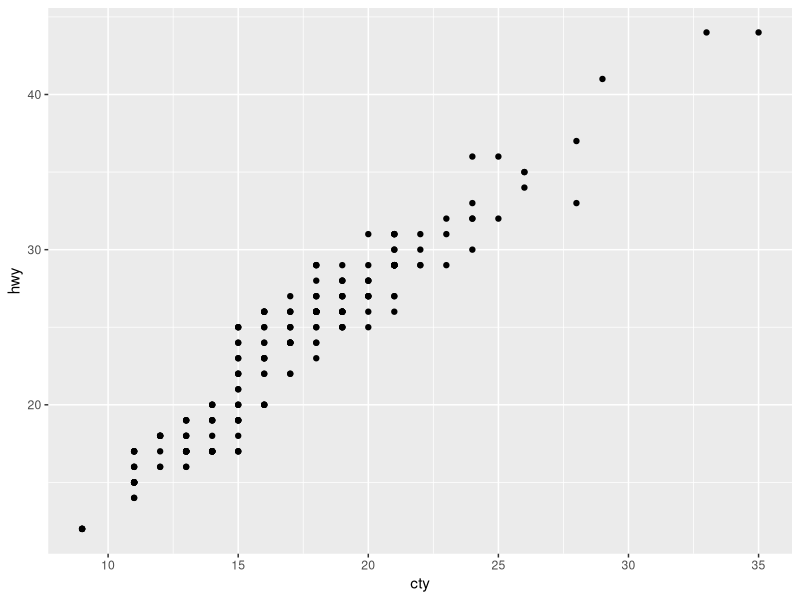
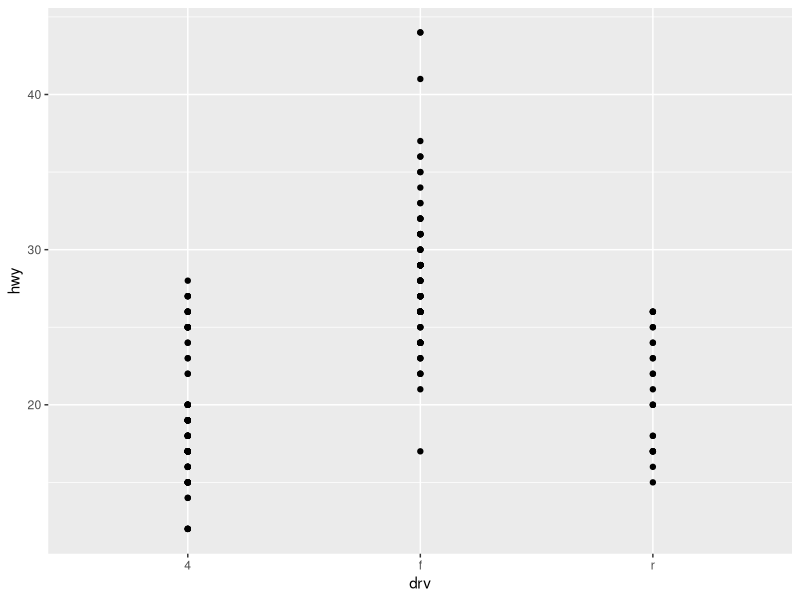
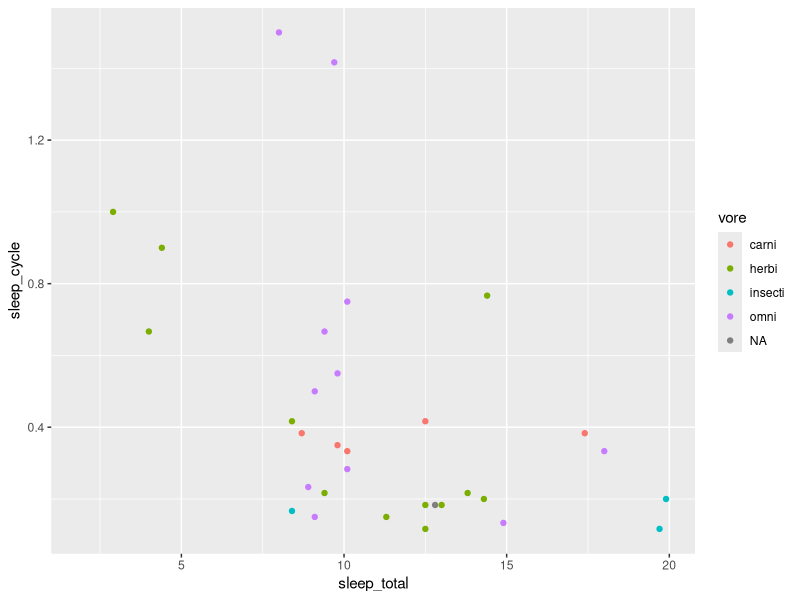
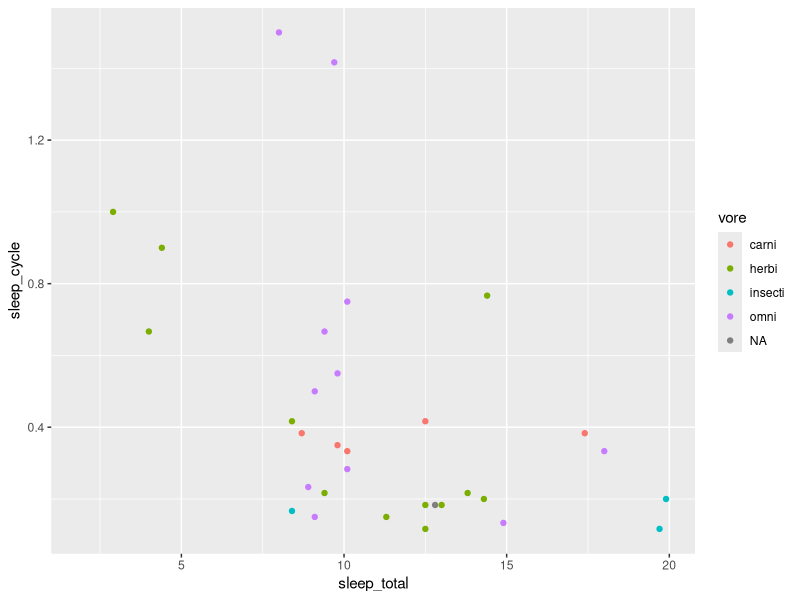
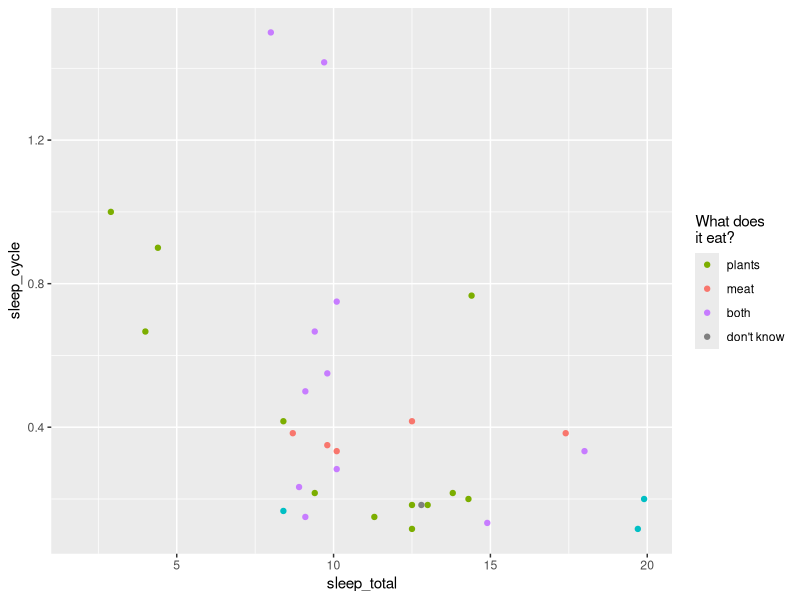
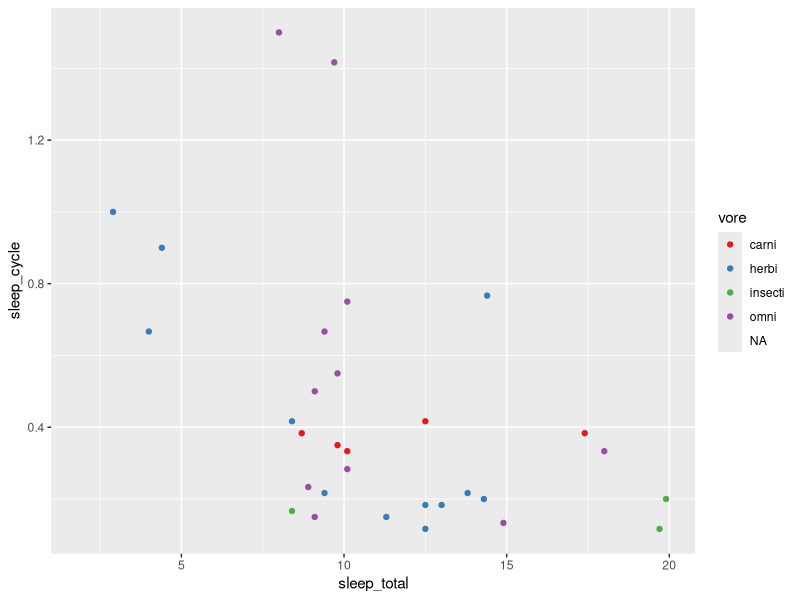
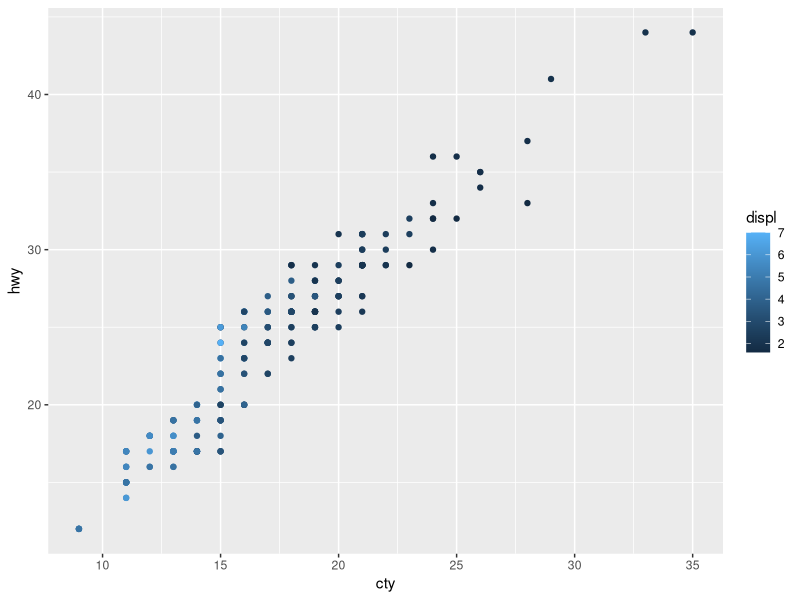
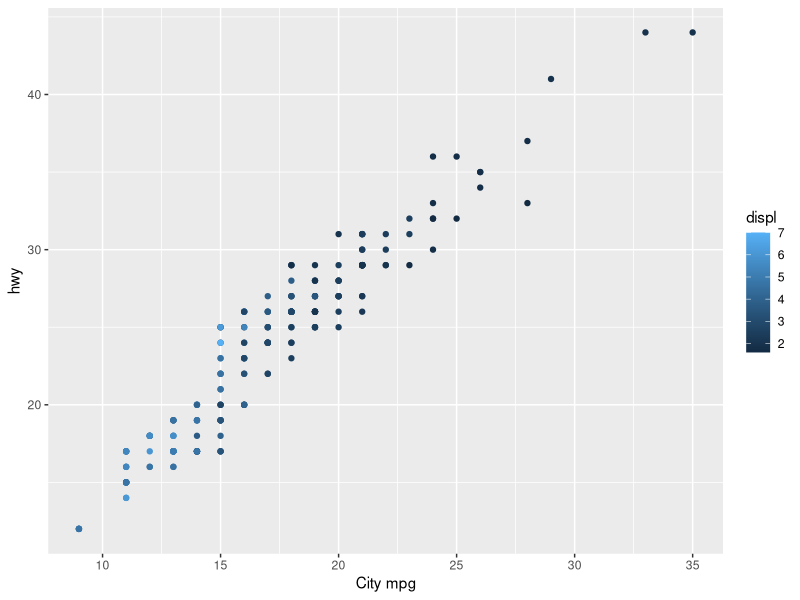

Here is the R script that generated these plots, in order: (Note: this script raises an error after producing the figures.)
## ---- chunk 1
library(ggplot2)
plot <- qplot(cty, hwy, data = mpg)
plot

plot + aes(x = drv)
## ---- chunk 2
p <- qplot(sleep_total, sleep_cycle, data = msleep, colour = vore)
p 
# Explicitly add the default scale
p + scale_colour_hue()

# Adjust parameters of the default, here changing the appearance 
# of the legend
p + scale_colour_hue("What does\nit eat?", 
   breaks = c("herbi", "carni", "omni", NA), 
   labels = c("plants", "meat", "both", "don't know"))

# Use a different scale
p + scale_colour_brewer(palette = "Set1")
## ---- chunk 3
p <- qplot(cty, hwy, data = mpg, colour = displ)
p
p + scale_x_continuous("City mpg")
p + xlab("City mpg")
p + ylab("Highway mpg")
p + labs(x = "City mpg", y = "Highway", colour = "Displacement")
p + xlab(expression(frac(miles, gallon)))
## ---- chunk 4
p <- qplot(cyl, wt, data = mtcars)
p
p + scale_x_continuous(breaks = c(4, 8))
p + scale_x_continuous(limits = c(4, 8))
p <- qplot(wt, cyl, data = mtcars, colour = cyl)
p
p + scale_colour_gradient(breaks = c(5.5, 6.5))
p + scale_colour_gradient(limits = c(5.5, 6.5))
## ---- chunk 5
# Khác nhau giữa log scale và log data: tên các trục khác nhau
qplot(log10(carat), log10(price), data = diamonds)
qplot(carat, price, data = diamonds) + 
  scale_x_log10() + scale_y_log10()
## ---- chunk 6
plot <- qplot(date, psavert, data = economics, geom = "line") + 
  ylab("Personal savings rate") +
  geom_hline(xintercept = 0, colour = "grey50")
plot
# Cần thêm thư viện 'scales'
library(scales)
plot + scale_x_date(breaks = date_breaks("10 years"))
plot + scale_x_date(
  limits = as.Date(c("2004-01-01", "2005-01-01")),
  labels = date_format("%Y-%m-%d")
)
## ---- chunk 7
# gradient và gradient2
f2d <- with(faithful, MASS::kde2d(eruptions, waiting, 
  h = c(1, 10), n = 50))
df <- with(f2d, cbind(expand.grid(x, y), as.vector(z)))
names(df) <- c("eruptions", "waiting", "density")
erupt <- ggplot(df, aes(waiting, eruptions, fill = density)) +
  geom_tile() +
  scale_x_continuous(expand = c(0, 0)) + 
  scale_y_continuous(expand = c(0, 0))
erupt + scale_fill_gradient(limits = c(0, 0.04))
erupt + scale_fill_gradient(limits = c(0, 0.04), 
  low = "white", high = "black") 
erupt + scale_fill_gradient2(limits = c(-0.04, 0.04), 
  midpoint = mean(df$density)) 

# gradientn
library(vcd)
fill_gradn <- function(pal) {
  scale_fill_gradientn(colours = pal(7), limits = c(0, 0.04))
}
# Tải thêm thư viện `colorspace`
library(colorspace)
erupt + fill_gradn(rainbow_hcl)
erupt + fill_gradn(diverge_hcl)
erupt + fill_gradn(heat_hcl)

# 3 ColorBrewer palettes
point <- qplot(brainwt, bodywt, data = msleep, log = "xy", 
  colour = vore)
area <- qplot(log10(brainwt), data = msleep, fill = vore, 
  binwidth = 1)
# Chú ý 'pal=' không làm việc, phải dùng 'palette=', không hiểu
# tại sao.
point + scale_colour_brewer(palette = "Set1")
point + scale_colour_brewer(palette = "Set2")
point + scale_colour_brewer(palette = "Pastel1")
area + scale_fill_brewer(palette = "Set1")
area + scale_fill_brewer(palette = "Set2")
area + scale_fill_brewer(palette = "Pastel1")
## ---- chunk 8
# Màu tùy chỉnh
plot <- qplot(brainwt, bodywt, data = msleep, log = "xy")
plot + aes(colour = vore) + 
  scale_colour_manual(values = c("red", "orange", "yellow", 
    "green", "blue"))
colours <- c(carni = "red", "NA" = "orange", insecti = "yellow", 
  herbi = "green", omni = "blue")
plot + aes(colour = vore) + scale_colour_manual(values = colours)
# Hình dạng tùy chỉnh
plot + aes(shape = vore) + 
  scale_shape_manual(values = c(1, 2, 6, 0, 23))

# Đa màu sắc
huron <- data.frame(year = 1875:1972, level = LakeHuron)
ggplot(huron, aes(year)) +
  geom_line(aes(y = level - 5), colour = "blue") + 
  geom_line(aes(y = level + 5), colour = "red")

ggplot(huron, aes(year)) +
  geom_line(aes(y = level - 5, colour = "below")) + 
  geom_line(aes(y = level + 5, colour = "above"))

ggplot(huron, aes(year)) +
  geom_line(aes(y = level - 5, colour = "below")) + 
  geom_line(aes(y = level + 5, colour = "above")) + 
  scale_colour_manual("Direction", 
    values = c("below" = "blue", "above" = "red"))
## ---- chunk 9
x <- colors()
luv <- as.data.frame(convertColor(t(col2rgb(x)), "sRGB", "Luv"))
qplot(u, v, data=luv, colour = x, size = I(3)) + scale_colour_identity() +
   coord_equal()
## ---- chunk 10
# Legends produced by geom: point, line, point and line, and bar.
p <- ggplot(diamonds[1:100, ], aes(price, carat, colour = cut))
p + geom_point()
p + geom_line()
p + geom_point() + geom_line()
p + geom_bar(binwidth = 100) + aes(fill = cut, y = ..count..)

# Colour legend, shape legend, colour + shape legend.
p <- ggplot(diamonds[1:100, ], aes(price, carat)) +  
  geom_point()
p + aes(colour = cut)
p + aes(shape = cut)
p + aes(shape = cut, colour = cut)
